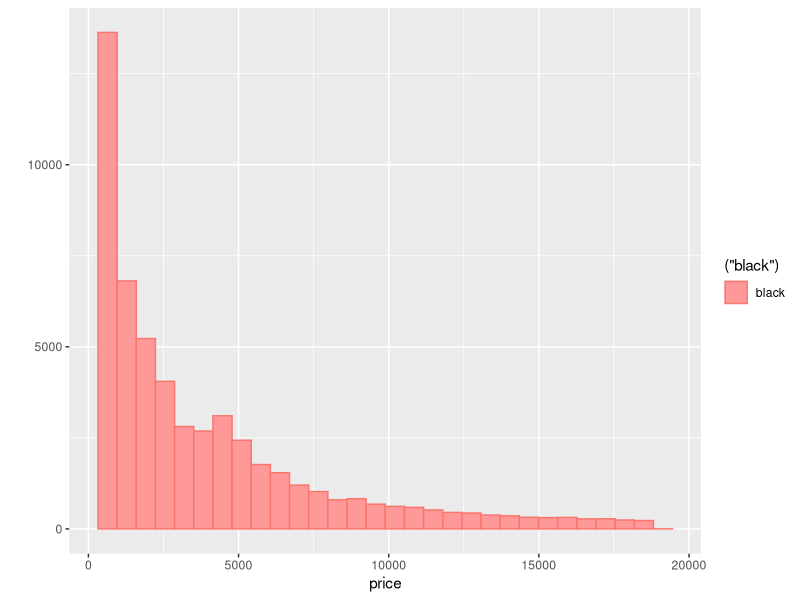
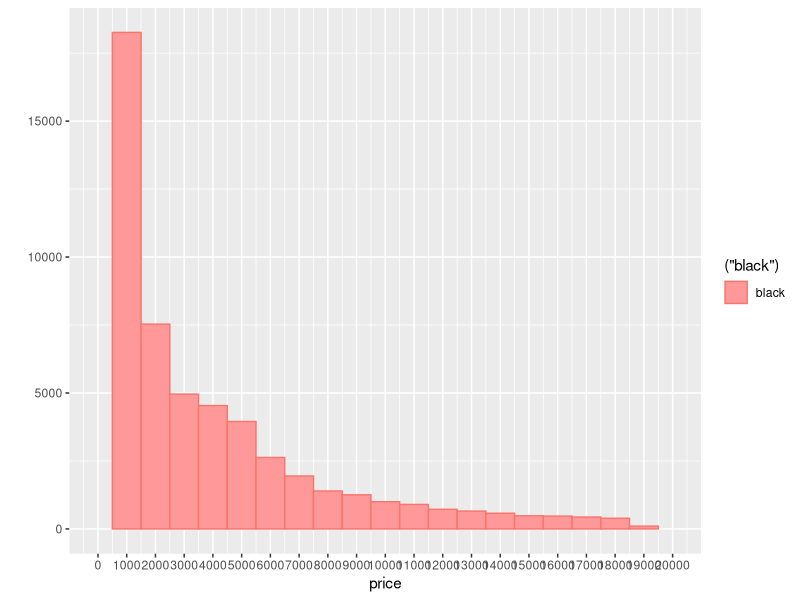
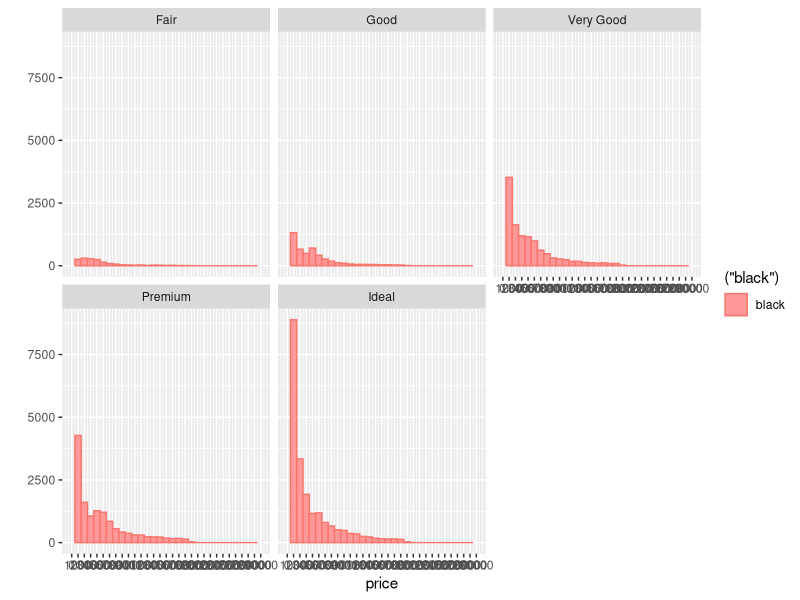
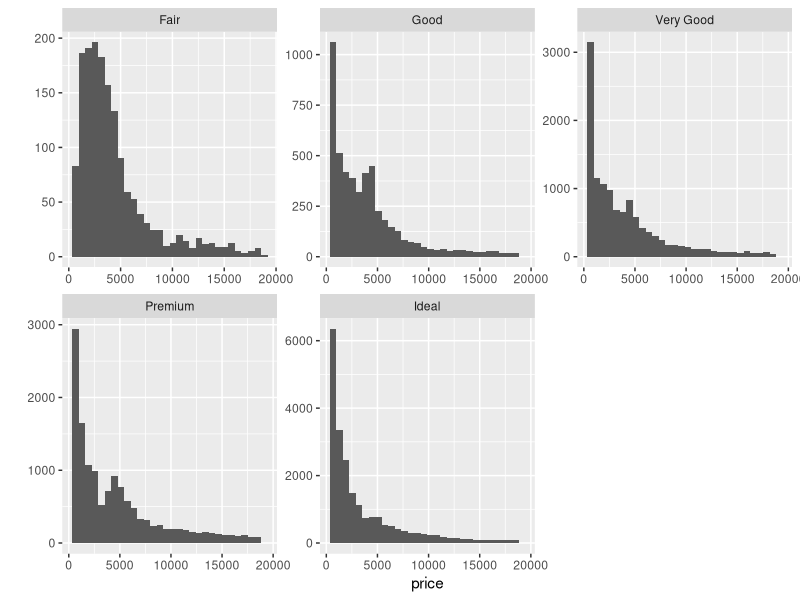
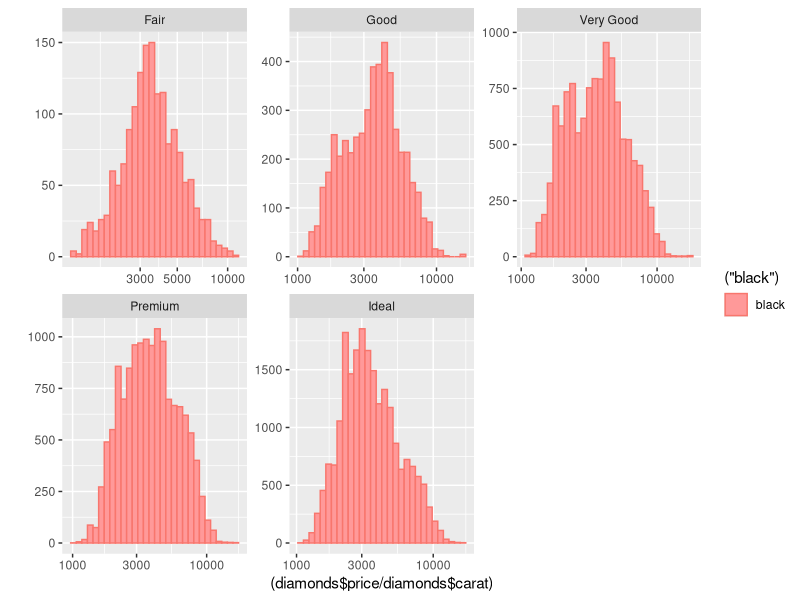
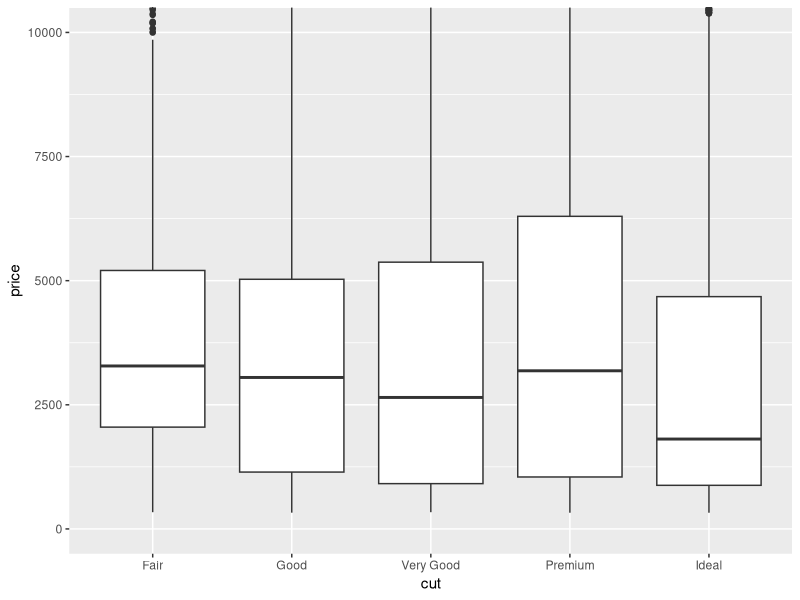
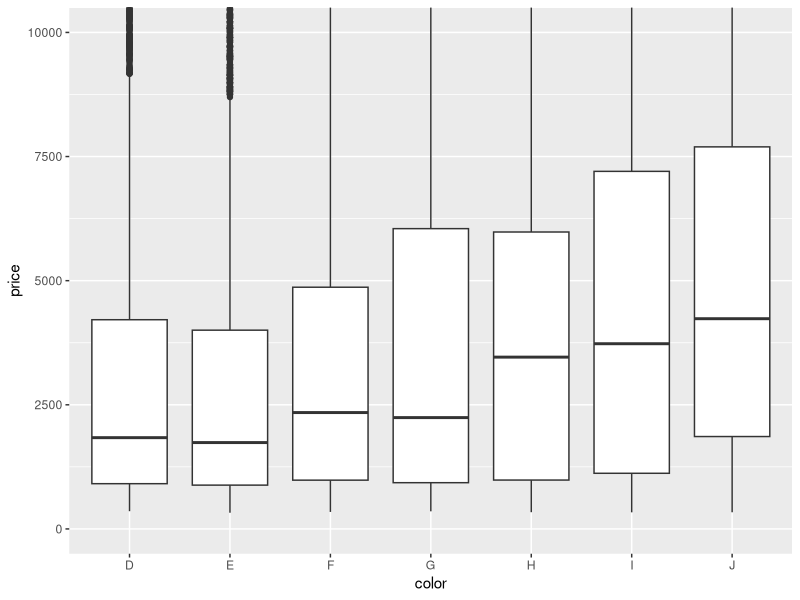
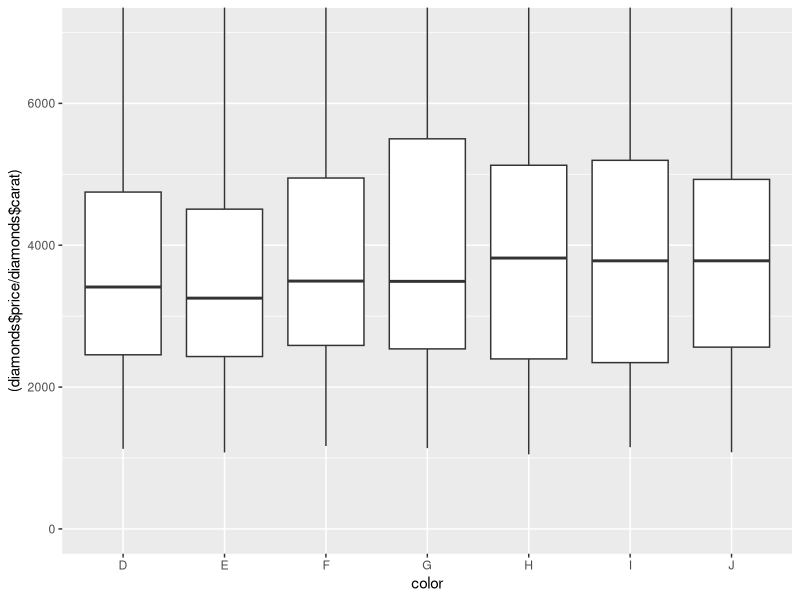

The R source for these figures, in order:
## ---- chunk 1
getwd()

#Set Directory
setwd("/Users/Souvik Banerjee/Desktop/Data_Science/Data_Analyst_Nanodegree/3_EDA/3_EDA_Diamond")
## ---- chunk 2
library(ggplot2)
data("diamonds")
summary(diamonds)
?diamonds

# To check the details of columns in dataset
str(diamonds)
## ---- chunk 3
qplot(x = price, data = diamonds,
      color=('black'), fill=I('#FF9999'))
## ---- chunk 4
summary(diamonds$price)
## ---- chunk 5
summary(diamonds$price < 500)
summary(diamonds$price < 250)
## ---- chunk 6
qplot(x = price, data = diamonds, binwidth = 1000,
      color=('black'), fill=I('#FF9999')) +
  scale_x_continuous(limits = c(0,20000), breaks = seq(0,20000, 1000))
## ---- chunk 7
ggsave('priceHistogram.png')
## ---- chunk 8
qplot(x = price, data = diamonds, binwidth = 1000,
      color=('black'), fill=I('#FF9999')) +
  scale_x_continuous(limits = c(0,30000), breaks = seq(0,30000, 1000)) +
  facet_wrap(~cut)
## ---- chunk 9
# To change the y-axis
qplot(x = price, data = diamonds) + facet_wrap(~cut, scales = "free")
## ---- chunk 10
qplot( x = (diamonds$price/diamonds$carat), data = diamonds,
       color=('black'), fill=I('#FF9999'))+
  facet_wrap(~cut, scales = "free") +
  scale_x_log10()
## ---- chunk 11
qplot(x = cut, y = price, data = diamonds,
       geom = 'boxplot') +
  coord_cartesian(ylim = c(0,10000))
## ---- chunk 12
qplot(x = color, y = price, data = diamonds,
      geom = 'boxplot') +
  coord_cartesian(ylim = c(0,10000))
## ---- chunk 13
qplot(x = color, y = (diamonds$price/diamonds$carat), data = diamonds, geom = 'boxplot') +
  coord_cartesian(ylim = c(0,7000))
## ---- chunk 14
qplot(x = carat, data = diamonds, binwidth = 0.1, geom = 'freqpoly',
      xlab = 'Diamond size(carat)',
      ylab = 'Count') +
  scale_x_continuous(breaks = seq(0, 5, 0.1))
